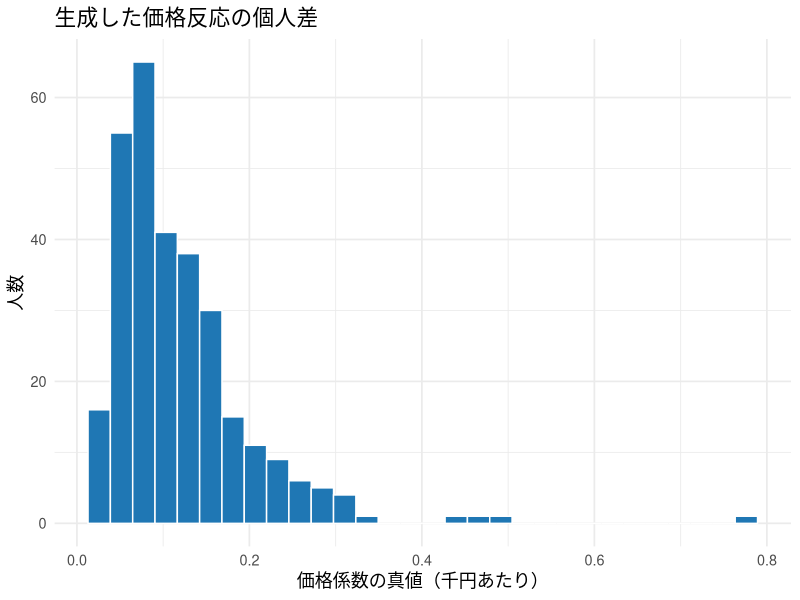
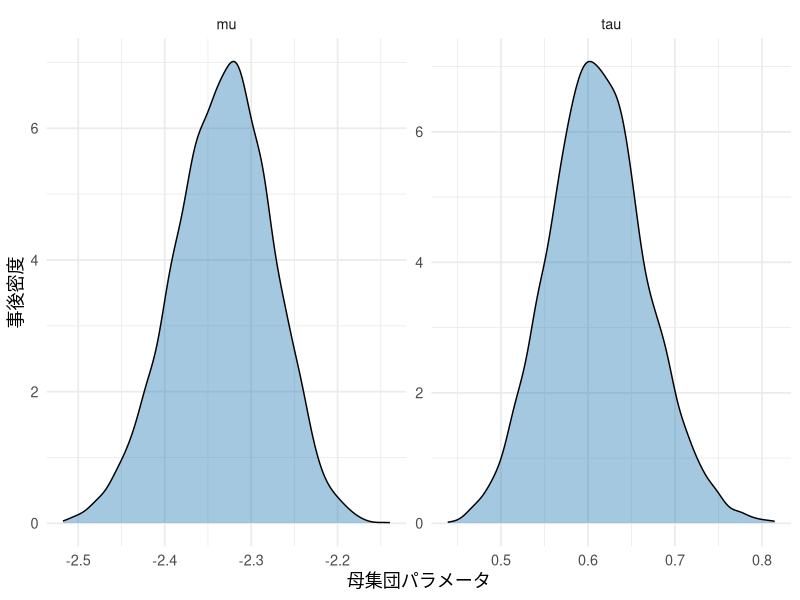
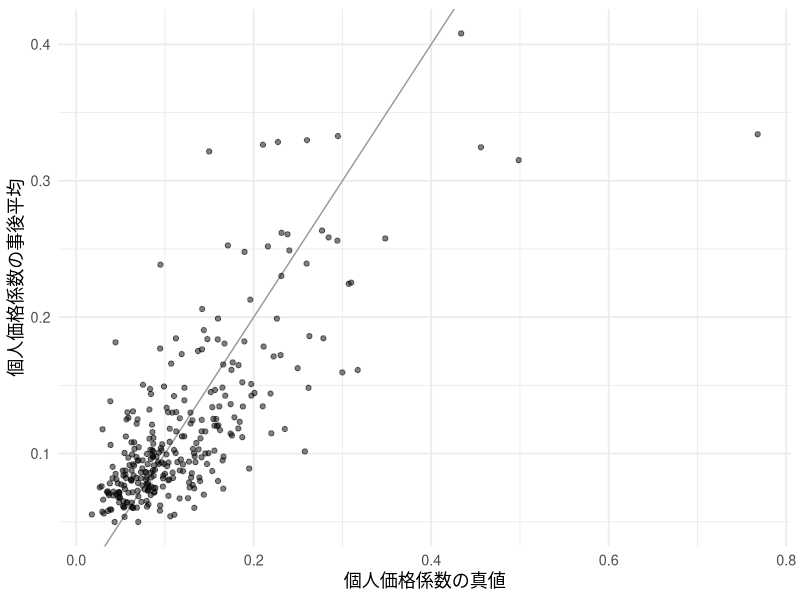
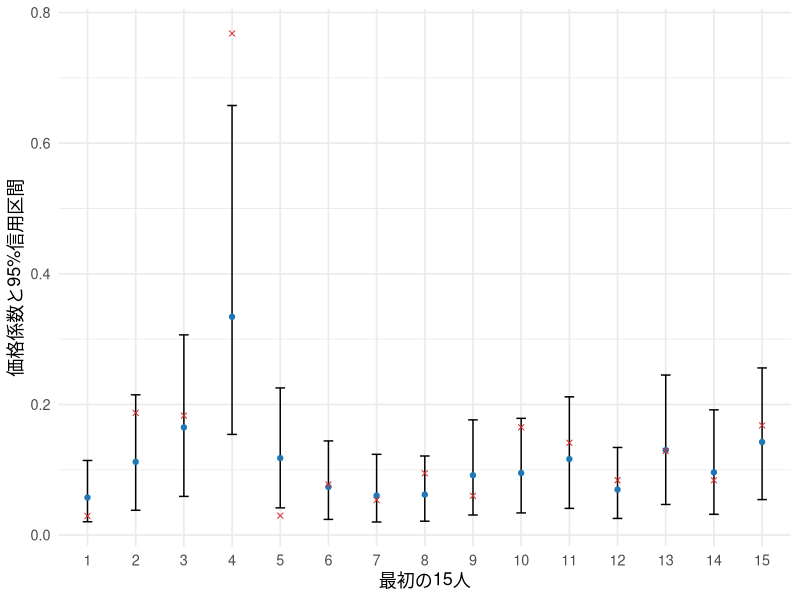
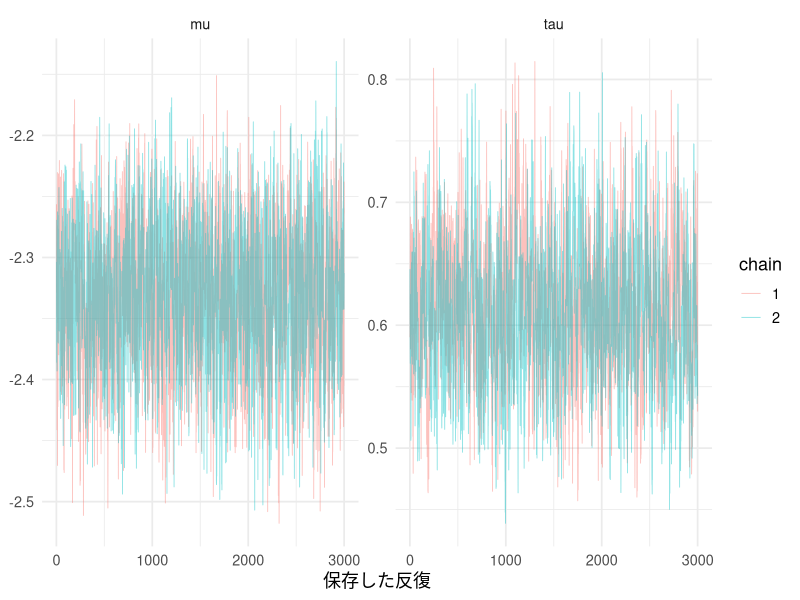
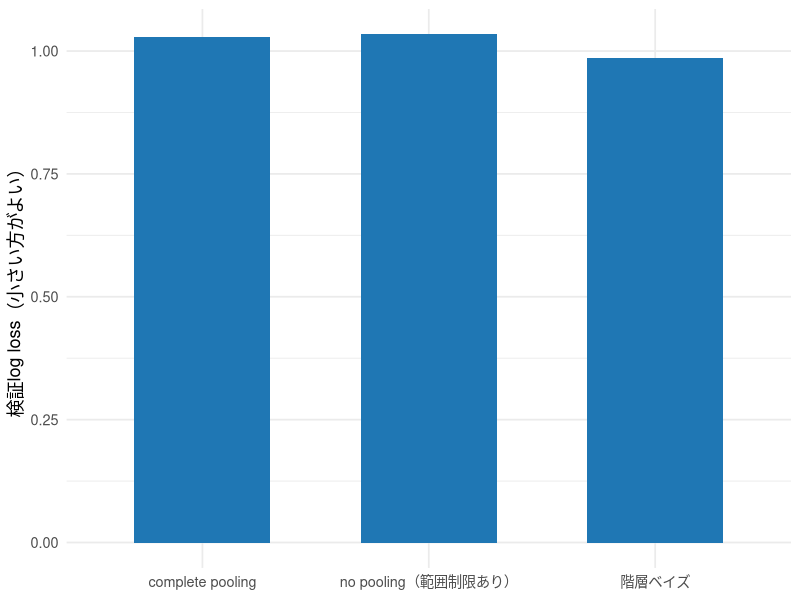
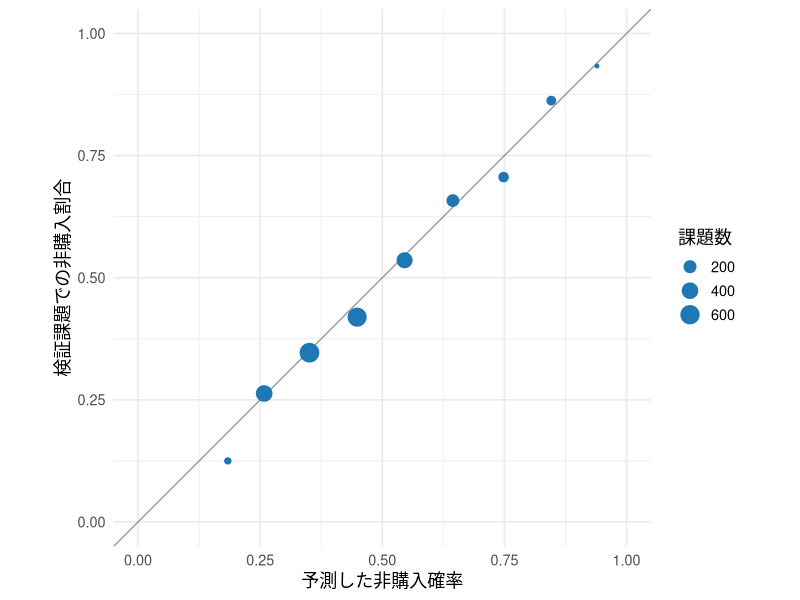

The R script that drew these images, in order:
## ---- chunk 1
#| include: false
library(ggplot2)
library(dplyr)
library(tidyr)
set.seed(202609)
font_family <- if (Sys.info()[["sysname"]] == "Darwin") "Hiragino Sans" else ""
theme_set(theme_minimal(base_size = 13, base_family = font_family))
knitr::opts_chunk$set(fig.align = "center", dpi = 144)
options(scipen = 8)
## ---- chunk 2
#| code-fold: true
#| code-summary: "第7回と共通のCBCデータ生成"
choice_prob <- function(quality, price, alpha) {
  v <- quality - price * alpha
  vmax <- pmax(0, v[, 1], v[, 2])
  ev <- exp(v - vmax)
  cbind(outside = exp(-vmax), ev) / (exp(-vmax) + rowSums(ev))
}
simulate_cbc <- function(seed = 202607, N = 300, Ttrain = 8, Thold = 8) {
  set.seed(seed)
  beta_known <- c(battery12 = 0.5, nc = 0.8, major_brand = 0.3)
  mu_true <- log(0.12) - 0.6^2 / 2
  tau_true <- 0.6
  theta_true <- rnorm(N, mu_true, tau_true)
  make_tasks <- function(T) {
    id <- rep(seq_len(N), each = T)
    nr <- length(id)
    price <- matrix(sample(c(8, 12, 16), nr * 2, replace = TRUE), nr, 2)
    battery12 <- matrix(rbinom(nr * 2, 1, 0.5), nr, 2)
    nc <- matrix(rbinom(nr * 2, 1, 0.5), nr, 2)
    major_brand <- matrix(rbinom(nr * 2, 1, 0.5), nr, 2)
    quality <- beta_known[1] * battery12 + beta_known[2] * nc + beta_known[3] * major_brand
    prob <- choice_prob(quality, price, exp(theta_true[id]))
    choice <- vapply(seq_len(nr), function(r) sample(0:2, 1, prob = prob[r, ]), integer(1))
    list(id = id, price = price, battery12 = battery12, nc = nc,
         major_brand = major_brand, quality = quality, choice = choice, T = T)
  }
  list(train = make_tasks(Ttrain), test = make_tasks(Thold), N = N,
       beta_known = beta_known, theta_true = theta_true, mu_true = mu_true, tau_true = tau_true)
}

dat <- simulate_cbc()
knitr::kable(data.frame(sample = c("推定", "検証"),
  customers = dat$N, tasks_per_customer = c(dat$train$T, dat$test$T),
  outside_share = c(mean(dat$train$choice == 0), mean(dat$test$choice == 0))),
  digits = 3, col.names = c("用途", "人数", "1人の課題数", "非購入割合"))
## ---- chunk 3
#| fig-cap: "生成した個人価格係数の分布。真値は推定に使わず、答え合わせに残す。"
truth_plot <- data.frame(alpha = exp(dat$theta_true))
ggplot(truth_plot, aes(alpha)) + geom_histogram(bins = 30, fill = "#1f77b4", color = "white") +
  labs(x = "価格係数の真値（千円あたり）", y = "人数", title = "生成した価格反応の個人差")
## ---- chunk 4
individual_loglik <- function(theta, tasks, N) {
  v <- tasks$quality - tasks$price * exp(theta[tasks$id])
  vmax <- pmax(0, v[, 1], v[, 2])
  logden <- vmax + log(exp(-vmax) + rowSums(exp(v - vmax)))
  chosen <- numeric(length(tasks$choice))
  inside <- which(tasks$choice > 0)
  chosen[inside] <- v[cbind(inside, tasks$choice[inside])]
  as.vector(rowsum(chosen - logden, tasks$id, reorder = FALSE))
}
fit_hb <- function(dat, seed = 202609, n_iter = 16000, burn = 4000, thin = 4,
                   prior_mu = log(0.2), prior_mu_sd = 1.5,
                   prior_shape = 2, prior_rate = 0.5) {
  keep <- seq(burn + thin, n_iter, by = thin)
  one_chain <- function(chain) {
    set.seed(seed + chain)
    theta <- rep(prior_mu + c(-0.4, 0.4)[chain], dat$N)
    mu <- mean(theta); tau2 <- 0.5
    ll <- individual_loglik(theta, dat$train, dat$N)
    theta_draw <- matrix(NA_real_, length(keep), dat$N)
    mu_draw <- tau_draw <- numeric(length(keep))
    accepted <- numeric(dat$N); saved <- 0
    for (iteration in seq_len(n_iter)) {
      proposal <- theta + rnorm(dat$N, 0, 0.7)
      ll_new <- individual_loglik(proposal, dat$train, dat$N)
      logratio <- ll_new - ll + dnorm(proposal, mu, sqrt(tau2), log = TRUE) -
        dnorm(theta, mu, sqrt(tau2), log = TRUE)
      accept <- log(runif(dat$N)) < logratio
      theta[accept] <- proposal[accept]; ll[accept] <- ll_new[accept]
      if (iteration > burn) accepted <- accepted + accept
      variance_mu <- 1 / (dat$N / tau2 + 1 / prior_mu_sd^2)
      mean_mu <- variance_mu * (sum(theta) / tau2 + prior_mu / prior_mu_sd^2)
      mu <- rnorm(1, mean_mu, sqrt(variance_mu))
      tau2 <- 1 / rgamma(1, shape = prior_shape + dat$N / 2,
        rate = prior_rate + sum((theta - mu)^2) / 2)
      if (iteration %in% keep) {
        saved <- saved + 1
        theta_draw[saved, ] <- theta
        mu_draw[saved] <- mu; tau_draw[saved] <- sqrt(tau2)
      }
    }
    list(theta = theta_draw, mu = mu_draw, tau = tau_draw,
         acceptance = accepted / (n_iter - burn))
  }
  chains <- lapply(1:2, one_chain)
  list(theta = rbind(chains[[1]]$theta, chains[[2]]$theta),
       mu = c(chains[[1]]$mu, chains[[2]]$mu), tau = c(chains[[1]]$tau, chains[[2]]$tau),
       chain = rep(1:2, each = length(keep)), chains = chains,
       settings = c(n_iter = n_iter, burn = burn, thin = thin))
}

## ---- chunk 5
fit <- fit_hb(dat)
## ---- chunk 6
#| fig-cap: "母集団の対数平均muと、個人差の標準偏差tauの事後分布。"
hyper_draws <- cbind(mu = fit$mu, tau = fit$tau,
  mean_alpha = exp(fit$mu + fit$tau^2 / 2))
hyper_table <- data.frame(parameter = colnames(hyper_draws),
  truth = c(dat$mu_true, dat$tau_true, 0.12),
  posterior_mean = colMeans(hyper_draws),
  lower = apply(hyper_draws, 2, quantile, 0.025),
  upper = apply(hyper_draws, 2, quantile, 0.975))
knitr::kable(hyper_table, digits = 3,
  col.names = c("対象", "真値", "事後平均", "2.5%点", "97.5%点"))
hyper_long <- data.frame(mu = fit$mu, tau = fit$tau) |>
  pivot_longer(everything(), names_to = "parameter", values_to = "value")
ggplot(hyper_long, aes(value)) + geom_density(fill = "#1f77b4", alpha = 0.4) +
  facet_wrap(~parameter, scales = "free") + labs(x = "母集団パラメータ", y = "事後密度")
## ---- chunk 7
#| fig-cap: ["個人の真値と事後平均。母集団を推定できても、各人の真値を正確に回収できるとは限らない。", "最初の15人の価格係数と95%信用区間。赤い印は真値。"]
alpha_draws <- exp(fit$theta)
alpha_mean <- colMeans(alpha_draws)
alpha_ci <- t(apply(alpha_draws, 2, quantile, c(0.025, 0.975)))
individual_table <- data.frame(id = seq_len(dat$N), truth = exp(dat$theta_true),
  estimate = alpha_mean, lower = alpha_ci[, 1], upper = alpha_ci[, 2])
ggplot(individual_table, aes(truth, estimate)) +
  geom_abline(slope = 1, intercept = 0, color = "grey60") + geom_point(alpha = 0.5) +
  labs(x = "個人価格係数の真値", y = "個人価格係数の事後平均")
ggplot(individual_table[1:15, ], aes(factor(id), estimate)) +
  geom_errorbar(aes(ymin = lower, ymax = upper), width = 0.2) +
  geom_point(color = "#1f77b4") + geom_point(aes(y = truth), shape = 4, color = "#d62728") +
  labs(x = "最初の15人", y = "価格係数と95%信用区間")
## ---- chunk 8
#| fig-cap: "2本の計算列が母集団パラメータのどの範囲を探索したか。"
trace <- data.frame(draw = rep(seq_len(nrow(fit$chains[[1]]$theta)), 2),
  chain = factor(fit$chain), mu = fit$mu, tau = fit$tau) |>
  pivot_longer(c(mu, tau), names_to = "parameter", values_to = "value")
ggplot(trace, aes(draw, value, color = chain)) + geom_line(alpha = 0.45, linewidth = 0.3) +
  facet_wrap(~parameter, scales = "free_y") + labs(x = "保存した反復", y = NULL, color = "chain")
## ---- chunk 9
predict_existing <- function(fit, tasks) {
  answer <- matrix(0, length(tasks$id), 3)
  for (b in seq_len(nrow(fit$theta))) {
    answer <- answer + choice_prob(tasks$quality, tasks$price, exp(fit$theta[b, tasks$id]))
  }
  answer / nrow(fit$theta)
}
predict_new <- function(fit, quality, price, n_integration = 80) {
  # 母集団パラメータの不確実性と新しい個人の異質性の両方を積分。
  nodes <- qnorm((seq_len(n_integration) - 0.5) / n_integration)
  answer <- matrix(0, nrow(price), 3)
  for (b in seq_along(fit$mu)) {
    for (z in nodes) {
      answer <- answer + choice_prob(quality, price, exp(fit$mu[b] + fit$tau[b] * z))
    }
  }
  answer / (length(fit$mu) * n_integration)
}
log_score <- function(prob, choice) -mean(log(pmax(prob[cbind(seq_along(choice), choice + 1)], 1e-12)))
split_rhat <- function(chain1, chain2) {
  n <- floor(length(chain1) / 2)
  z <- cbind(chain1[1:n], tail(chain1, n), chain2[1:n], tail(chain2, n))
  W <- mean(apply(z, 2, var)); B <- n * var(colMeans(z))
  sqrt(((n - 1) * W / n + B / n) / W)
}

diagnostics <- data.frame(parameter = c("mu", "tau", "theta1", "theta150", "theta300"),
  split_Rhat = c(split_rhat(fit$chains[[1]]$mu, fit$chains[[2]]$mu),
    split_rhat(fit$chains[[1]]$tau, fit$chains[[2]]$tau),
    sapply(c(1, 150, 300), function(i)
      split_rhat(fit$chains[[1]]$theta[, i], fit$chains[[2]]$theta[, i]))))
knitr::kable(diagnostics, digits = 3)
knitr::kable(data.frame(min_acceptance = min(fit$chains[[1]]$acceptance),
  max_acceptance = max(fit$chains[[1]]$acceptance)), digits = 3)
## ---- chunk 10
#| code-fold: true
fit_alternative <- fit_hb(dat, seed = 202610, prior_rate = 1)
prior_comparison <- data.frame(prior_rate = c(0.5, 1),
  mu_mean = c(mean(fit$mu), mean(fit_alternative$mu)),
  tau_mean = c(mean(fit$tau), mean(fit_alternative$tau)),
  tau_Rhat = c(split_rhat(fit$chains[[1]]$tau, fit$chains[[2]]$tau),
    split_rhat(fit_alternative$chains[[1]]$tau, fit_alternative$chains[[2]]$tau)))
knitr::kable(prior_comparison, digits = 3)
## ---- chunk 11
p_hb <- predict_existing(fit, dat$test)
p_plugin <- choice_prob(dat$test$quality, dat$test$price,
  exp(colMeans(fit$theta)[dat$test$id]))
knitr::kable(data.frame(mean_abs_difference = mean(abs(p_hb - p_plugin)),
  max_abs_difference = max(abs(p_hb - p_plugin))), digits = 4,
  col.names = c("事後積分と平均代入の平均絶対差", "最大絶対差"))
## ---- chunk 12
pooled_theta <- optimize(function(theta)
  -sum(individual_loglik(rep(theta, dat$N), dat$train, dat$N)),
  interval = c(log(0.01), log(1)))$minimum
individual_theta <- vapply(seq_len(dat$N), function(i) {
  tasks_i <- lapply(dat$train, function(z)
    if (is.matrix(z)) z[dat$train$id == i, , drop = FALSE] else z)
  tasks_i$id <- rep(1, dat$train$T)
  tasks_i$choice <- dat$train$choice[dat$train$id == i]
  optimize(function(theta) -individual_loglik(theta, tasks_i, 1),
    interval = c(log(0.01), log(1)))$minimum
}, numeric(1))
p_pool <- choice_prob(dat$test$quality, dat$test$price, rep(exp(pooled_theta), length(dat$test$id)))
p_no <- choice_prob(dat$test$quality, dat$test$price, exp(individual_theta[dat$test$id]))
score_table <- data.frame(method = c("complete pooling", "no pooling（範囲制限あり）", "階層ベイズ"),
  log_loss = c(log_score(p_pool, dat$test$choice), log_score(p_no, dat$test$choice),
               log_score(p_hb, dat$test$choice)))
knitr::kable(score_table, digits = 4, col.names = c("方法", "検証データのlog loss"))
cat("個別MLEが探索範囲の端付近となった人数:",
  sum(exp(individual_theta) < 0.0101 | exp(individual_theta) > 0.999), "\n")
## ---- chunk 13
#| fig-cap: ["推定に使わなかった各人8問のlog loss。小さいほど予測がよい。", "非購入確率の較正。近い予測確率をまとめ、検証課題の非購入割合と比べる。"]
ggplot(score_table, aes(method, log_loss)) + geom_col(fill = "#1f77b4", width = 0.6) +
  labs(x = NULL, y = "検証log loss（小さい方がよい）")
calibration <- data.frame(predicted = p_hb[, 1], observed = as.integer(dat$test$choice == 0)) |>
  mutate(bin = cut(predicted, breaks = seq(0, 1, by = 0.1), include.lowest = TRUE)) |>
  group_by(bin) |> summarise(predicted = mean(predicted), observed = mean(observed), n = n(), .groups = "drop")
ggplot(calibration, aes(predicted, observed, size = n)) +
  geom_abline(slope = 1, intercept = 0, color = "grey60") + geom_point(color = "#1f77b4") +
  coord_equal(xlim = c(0, 1), ylim = c(0, 1)) +
  labs(x = "予測した非購入確率", y = "検証課題での非購入割合", size = "課題数")
## ---- chunk 14
# Aは3属性すべてあり、Bは長時間バッテリーのみ。価格は千円。
quality_new <- matrix(c(sum(dat$beta_known), dat$beta_known[1]), 1, 2)
price_new <- matrix(c(12, 8), 1, 2)
p_new <- predict_new(fit, quality_new, price_new, n_integration = 40)
knitr::kable(data.frame(choice = c("買わない", "A", "B"), probability = as.vector(p_new)),
  digits = 3, col.names = c("選択肢", "新規顧客の予測確率"))
stopifnot(abs(sum(p_new) - 1) < 1e-8, max(abs(rowSums(p_hb) - 1)) < 1e-8)
